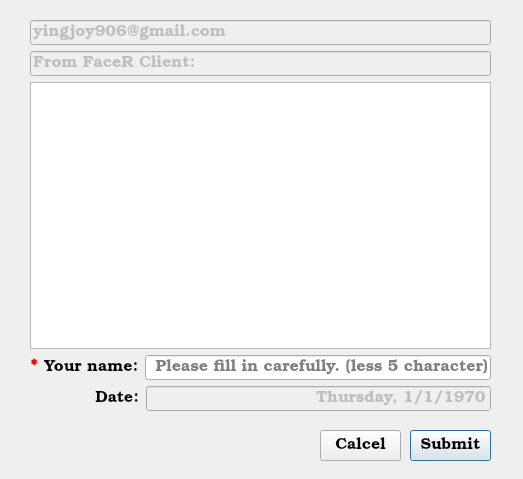
<?xml version="1.0" encoding="UTF-8"?>
<ui version="4.0">
 <class>ContactAdmin</class>
 <widget class="QDialog" name="ContactAdmin">
  <property name="enabled">
   <bool>true</bool>
  </property>
  <property name="geometry">
   <rect>
    <x>0</x>
    <y>0</y>
    <width>523</width>
    <height>479</height>
   </rect>
  </property>
  <property name="windowTitle">
   <string>Send Email To Admin</string>
  </property>
  <widget class="QWidget" name="verticalLayoutWidget">
   <property name="geometry">
    <rect>
     <x>30</x>
     <y>20</y>
     <width>461</width>
     <height>391</height>
    </rect>
   </property>
   <layout class="QVBoxLayout" name="verticalLayout">
    <item>
     <widget class="QLineEdit" name="admin_email_label">
      <property name="enabled">
       <bool>false</bool>
      </property>
      <property name="font">
       <font>
        <family>Bookman Old Style</family>
        <pointsize>12</pointsize>
       </font>
      </property>
      <property name="text">
       <string>yingjoy906@gmail.com</string>
      </property>
     </widget>
    </item>
    <item>
     <widget class="QLineEdit" name="email_title_label">
      <property name="enabled">
       <bool>false</bool>
      </property>
      <property name="font">
       <font>
        <family>Bookman Old Style</family>
        <pointsize>12</pointsize>
       </font>
      </property>
      <property name="text">
       <string>From FaceR Client: </string>
      </property>
     </widget>
    </item>
    <item>
     <widget class="QPlainTextEdit" name="email_content_label">
      <property name="font">
       <font>
        <family>Bookman Old Style</family>
        <pointsize>12</pointsize>
       </font>
      </property>
      <property name="plainText">
       <string/>
      </property>
     </widget>
    </item>
    <item>
     <layout class="QHBoxLayout" name="horizontalLayout">
      <item>
       <widget class="QLabel" name="required_label">
        <property name="font">
         <font>
          <family>Bookman Old Style</family>
          <pointsize>12</pointsize>
         </font>
        </property>
        <property name="text">
         <string>&lt;html&gt;&lt;head/&gt;&lt;body&gt;&lt;p&gt;&lt;span style=&quot; font-size:12pt; font-weight:600; color:#ff0000;&quot;&gt;*&lt;/span&gt;&lt;/p&gt;&lt;/body&gt;&lt;/html&gt;</string>
        </property>
       </widget>
      </item>
      <item>
       <widget class="QLabel" name="name_label">
        <property name="font">
         <font>
          <family>Bookman Old Style</family>
          <pointsize>12</pointsize>
         </font>
        </property>
        <property name="text">
         <string>Your name:</string>
        </property>
       </widget>
      </item>
      <item>
       <widget class="QLineEdit" name="sender_name_field">
        <property name="font">
         <font>
          <family>Bookman Old Style</family>
          <pointsize>12</pointsize>
         </font>
        </property>
        <property name="inputMask">
         <string/>
        </property>
        <property name="text">
         <string/>
        </property>
        <property name="alignment">
         <set>Qt::AlignRight|Qt::AlignTrailing|Qt::AlignVCenter</set>
        </property>
        <property name="placeholderText">
         <string>Please fill in carefully. (less 5 character)</string>
        </property>
       </widget>
      </item>
     </layout>
    </item>
    <item>
     <layout class="QHBoxLayout" name="horizontalLayout_2">
      <item>
       <widget class="QLabel" name="date_label">
        <property name="font">
         <font>
          <family>Bookman Old Style</family>
          <pointsize>12</pointsize>
         </font>
        </property>
        <property name="text">
         <string>            Date:</string>
        </property>
       </widget>
      </item>
      <item>
       <widget class="QLineEdit" name="current_date_field">
        <property name="enabled">
         <bool>false</bool>
        </property>
        <property name="font">
         <font>
          <family>Bookman Old Style</family>
          <pointsize>12</pointsize>
         </font>
        </property>
        <property name="text">
         <string>Thursday, 1/1/1970</string>
        </property>
        <property name="alignment">
         <set>Qt::AlignRight|Qt::AlignTrailing|Qt::AlignVCenter</set>
        </property>
       </widget>
      </item>
     </layout>
    </item>
   </layout>
  </widget>
  <widget class="QPushButton" name="submit_btn">
   <property name="geometry">
    <rect>
     <x>410</x>
     <y>430</y>
     <width>81</width>
     <height>31</height>
    </rect>
   </property>
   <property name="font">
    <font>
     <family>Bookman Old Style</family>
     <pointsize>12</pointsize>
    </font>
   </property>
   <property name="text">
    <string>Submit</string>
   </property>
   <property name="shortcut">
    <string>Return</string>
   </property>
  </widget>
  <widget class="QPushButton" name="cancel_btn">
   <property name="geometry">
    <rect>
     <x>320</x>
     <y>430</y>
     <width>81</width>
     <height>31</height>
    </rect>
   </property>
   <property name="font">
    <font>
     <family>Bookman Old Style</family>
     <pointsize>12</pointsize>
    </font>
   </property>
   <property name="text">
    <string>Calcel</string>
   </property>
   <property name="shortcut">
    <string>Esc</string>
   </property>
  </widget>
 </widget>
 <resources/>
 <connections>
  <connection>
   <sender>cancel_btn</sender>
   <signal>clicked()</signal>
   <receiver>ContactAdmin</receiver>
   <slot>close()</slot>
   <hints>
    <hint type="sourcelabel">
     <x>360</x>
     <y>445</y>
    </hint>
    <hint type="destinationlabel">
     <x>261</x>
     <y>239</y>
    </hint>
   </hints>
  </connection>
 </connections>
</ui>
